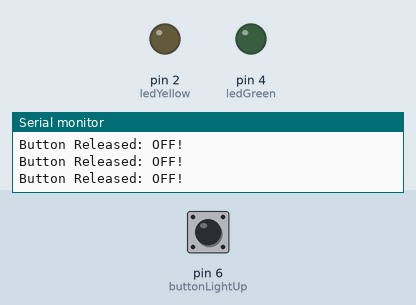
Bench run of a sketch on a simulated Arduino Uno, built with avr-gcc and run on an emulated ATmega328P. Shown: output pins drawn as LEDs (lit = HIGH), the last lines printed to the serial monitor. Dashed ring = blinking. The inputs (shaded band) are chosen by the test bench; at power-on: pin 6 (buttonLightUp) HIGH.

Above: at 1.2 s.
1.3 s: pin 6 (buttonLightUp) pulled LOW for 0.15 s
At 1.4 s:
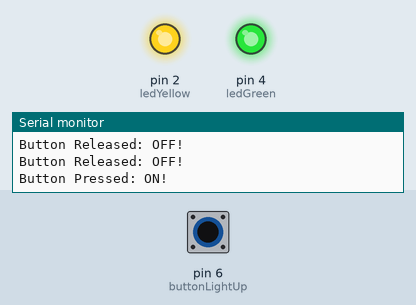
2.9 s: pin 6 (buttonLightUp) pulled LOW for 0.15 s
At 3.8 s:
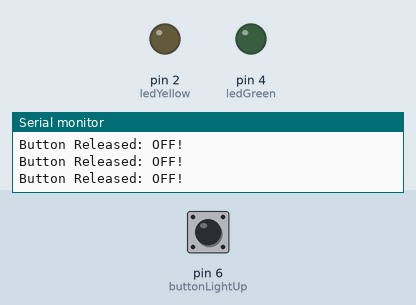
6.0 s: pin 6 (buttonLightUp) pulled LOW for 3.2 s
At 6.3 s:
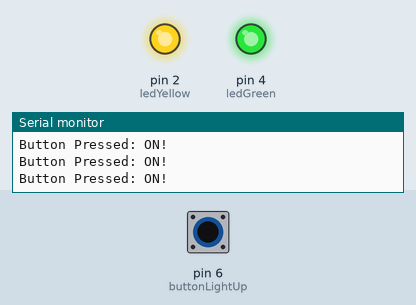
10.7 s: pin 6 (buttonLightUp) pulsed LOW 2 times (0.12 s each, 0.3 s apart)
At 11.1 s:
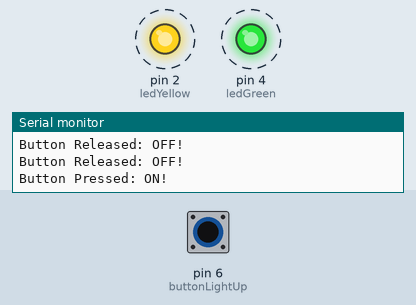
14.3 s: pin 6 (buttonLightUp) driven LOW
At 15.3 s:
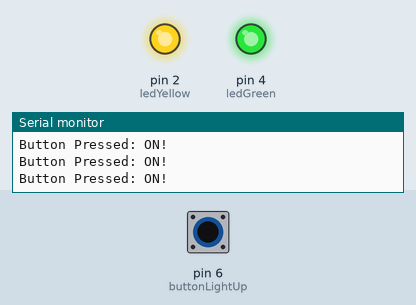
17.3 s: pin 6 (buttonLightUp) driven HIGH
At 18.6 s:
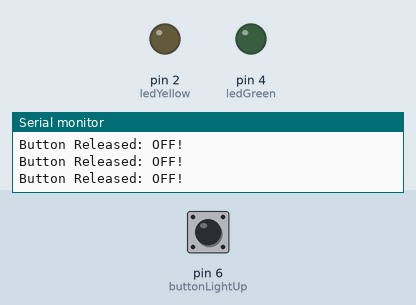
Timing chart, 0 to 20.3 s (numbered marks = the images above; inputs shaded):
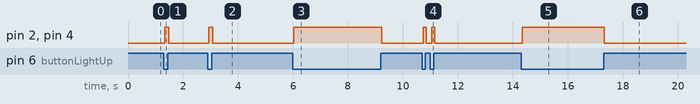

Measured:
- after the input at 1.3 s, pin 2 (ledYellow), pin 4 (ledGreen): LOW → HIGH at once, → LOW 0.13 s later
- after the input at 2.9 s, pin 2 (ledYellow), pin 4 (ledGreen): LOW → HIGH at once, → LOW 0.15 s later
- after the input at 6.0 s, pin 2 (ledYellow), pin 4 (ledGreen): LOW → HIGH at once, → LOW 3.2 s later
- after the input at 10.7 s, pin 2 (ledYellow), pin 4 (ledGreen): alternates HIGH for 0.11 s and LOW for 0.19 s, 4 changes in all, then stays LOW, starting at once
- after the input at 14.3 s, pin 2 (ledYellow), pin 4 (ledGreen): LOW → HIGH at once
- after the input at 17.3 s, pin 2 (ledYellow), pin 4 (ledGreen): HIGH → LOW at once

The sketch:

tl_challenge1.ino
```cpp
#define ledYellow 2
#define ledGreen 4
#define buttonLightUp 6
/// Challenge 1: Posisi awal lampu selalu mati, tombol ditekan semua lampu nyala tanpa berkedip, tombol dilepas semua lampu posisi awal
void setup() {
  Serial.begin(9600); //baud rate monitoring log input
  pinMode(buttonLightUp, INPUT);
  digitalWrite(buttonLightUp,HIGH); // default state mati
 pinMode(ledYellow,OUTPUT);
  pinMode(ledGreen,OUTPUT);

}

void lightMode(int opt) {
    if (opt == 1) {
        digitalWrite(ledYellow, HIGH);
        digitalWrite(ledGreen, HIGH);
    } else {
        digitalWrite(ledYellow, LOW);
        digitalWrite(ledGreen, LOW);
    }
}

void loop() {
    int isButtonLightPressed = digitalRead(buttonLightUp);

    if (isButtonLightPressed == LOW) { // Button pressed
        Serial.println("Button Pressed: ON!");
        lightMode(1); // Turn LEDs ON
    } else { // Button released
        Serial.println("Button Released: OFF!");
        lightMode(0); // Turn LEDs OFF
    }
}
```
